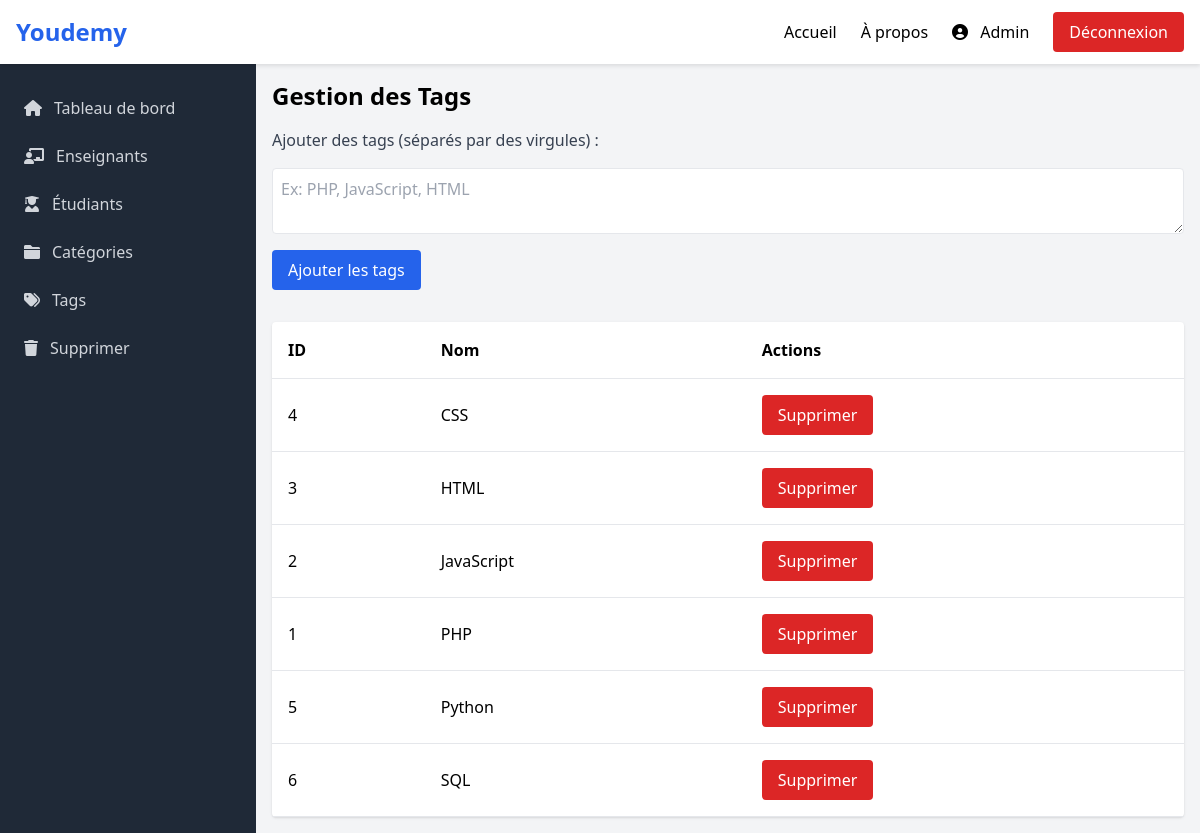
Page /Views/users/admin/tags.php (signed in) on the committed database.
### tables this page shows
CREATE TABLE Tag (
    id INT AUTO_INCREMENT PRIMARY KEY,
    nom VARCHAR(50) UNIQUE NOT NULL
);

### Views/users/admin/tags.php (the view, shortened to what this page needs)
<?php
$db = new Database();
$conn = $db->connect();
$tags = $conn->query("SELECT * FROM Tag")->fetchAll(PDO::FETCH_ASSOC);
?>
<!DOCTYPE html>
<html lang="fr">
<head>
    <script src="https://cdn.tailwindcss.com"></script>
    <link rel="stylesheet" href="https://cdnjs.cloudflare.com/ajax/libs/font-awesome/6.0.0/css/all.min.css">
</head>
<body class="bg-gray-100">
    <header class="navbar">
        <div class="max-w-full mx-auto px-4 py-3 flex justify-between items-center">
            <a href="../../Views/index.php" class="text-2xl font-bold text-blue-600">Youdemy</a>
            <nav class="hidden md:flex items-center gap-6">
                <a href="../../index.php" class="hover:text-blue-600">Accueil</a>
                <a href="../../index.php" class="hover:text-blue-600">À propos</a>
                <a href="#admin" class="hover:text-blue-600">
                    <i class="fas fa-user-circle"></i>
                    <span class="ml-2">Admin</span>
                </a>
                <a href="../../auth/logout.php" class="bg-red-600 hover:bg-red-700 text-white px-4 py-2 rounded">
                    Déconnexion
                </a>
            </nav>
        </div>
    </header>
    <aside class="sidebar">
        <nav class="mt-5 px-2">
            <a href="dashboard.php" class="group flex items-center px-4 py-3 text-gray-300 hover:bg-gray-700 rounded-md">
                <i class="fas fa-home mr-3"></i> Tableau de bord
            </a>
            <a href="Enseignant.php" class="group flex items-center px-4 py-3 text-gray-300 hover:bg-gray-700 rounded-md">
                <i class="fas fa-chalkboard-teacher mr-3"></i> Enseignants
            </a>
            <a href="Etudiant.php" class="group flex items-center px-4 py-3 text-gray-300 hover:bg-gray-700 rounded-md">
                <i class="fas fa-user-graduate mr-3"></i> Étudiants
            </a>
            <a href="categories.php" class="group flex items-center px-4 py-3 text-gray-300 hover:bg-gray-700 rounded-md">
                <i class="fas fa-folder mr-3"></i> Catégories
            </a>
            <a href="tags.php" class="group flex items-center px-4 py-3 text-gray-300 hover:bg-gray-700 rounded-md">
                <i class="fas fa-tags mr-3"></i> Tags
            </a>
            <a href="supprimer.php" class="group flex items-center px-4 py-3 text-gray-300 hover:bg-gray-700 rounded-md">
                <i class="fas fa-trash mr-3"></i> Supprimer
            </a>
        </nav>
    </aside>
    <div class="main-content">
        <h1 class="text-2xl font-bold mb-4">Gestion des Tags</h1>
        <form method="POST" class="mb-8">
            <div class="flex flex-col gap-4">
                <label for="tags" class="text-gray-700">Ajouter des tags (séparés par des virgules) :</label>
                <textarea name="tags" id="tags" placeholder="Ex: PHP, JavaScript, HTML" class="p-2 border rounded" required></textarea>
                <button type="submit" name="add_tags" class="bg-blue-600 text-white px-4 py-2 rounded w-fit">
                    Ajouter les tags
                </button>
            </div>
        </form>
        <table class="w-full bg-white shadow rounded">
            <thead>
                <tr class="border-b">
                    <th class="p-4 text-left">ID</th>
                    <th class="p-4 text-left">Nom</th>
                    <th class="p-4 text-left">Actions</th>
                </tr>
            </thead>
            <tbody>
                <?php foreach ($tags as $tag): ?>
                    <tr class="border-b">
                        <td class="p-4"><?php echo htmlspecialchars($tag['id']); ?></td>
                        <td class="p-4"><?php echo htmlspecialchars($tag['nom']); ?></td>
                        <td class="p-4">
                            <form method="POST" onsubmit="return confirm('Êtes-vous sûr de vouloir supprimer ce tag ?');">
                                <button type="submit" name="delete_tag" class="bg-red-600 text-white px-4 py-2 rounded">
                                    Supprimer
                                </button>
                            </form>
                        </td>
                    </tr>
                <?php endforeach; ?>
            </tbody>
        </table>
    </div>
</body>
</html>

### Views/users/admin/tags.php (style rules this page uses)
.navbar { position: fixed; top: 0; left: 0; right: 0; z-index: 1000; height: 64px; background-color: white; box-shadow: 0 2px 4px rgba(0, 0, 0, 0.1); }
.main-content { margin-top: 64px; margin-left: 256px; padding: 1rem; }
.sidebar { position: fixed; top: 64px; left: 0; bottom: 0; width: 256px; z-index: 999; background-color: #1f2937; color: white; }

### rows in the picture
tag: id "4", nom "CSS"
tag: id "3", nom "HTML"
tag: id "2", nom "JavaScript"
tag: id "1", nom "PHP"
tag: id "5", nom "Python"
tag: id "6", nom "SQL"
